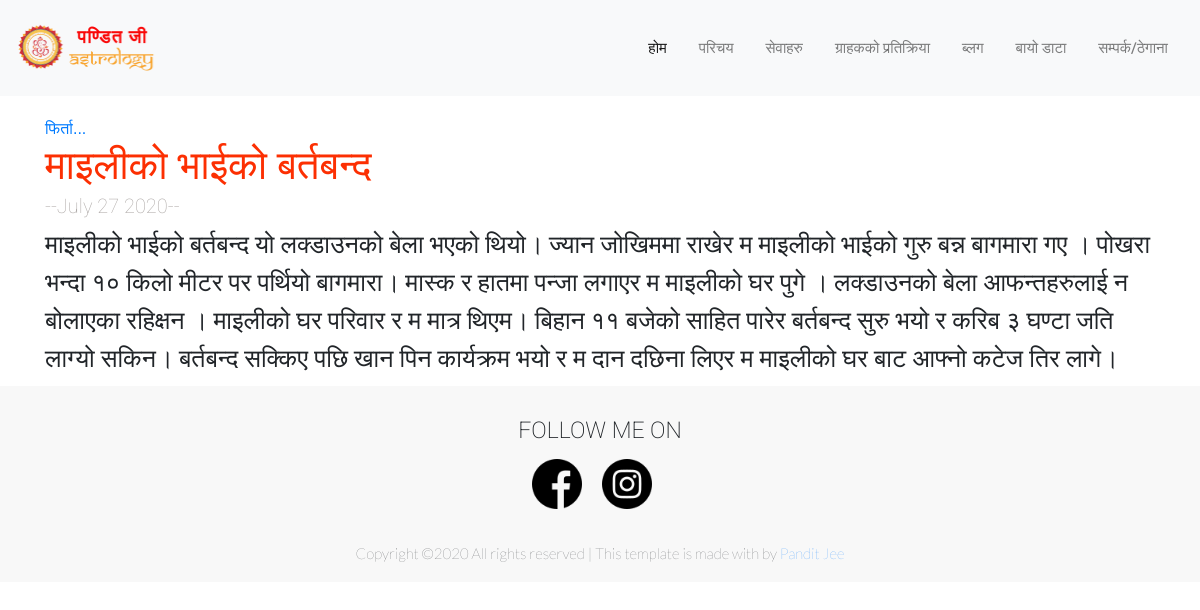
The app's page /blog/4/ with its own data.
### blog/models.py (models this page shows, shortened)
class Blog(models.Model):
    title = models.CharField(max_length= 100)
    date = models.DateField()
    description = models.TextField()

### blog/views.py (the view)
# urls.py: path('<int:blog_id>/', views.detail_blog, name="detail"),
def detail_blog(request, blog_id):
    instance = get_object_or_404(Blog, pk= blog_id)
    return render(request, 'blog/detail.html', {'instance': instance})

### blog/templates/blog/detail.html
{% extends 'portfolio/base.html' %}
{% block content %}
<div class="container blog-detail">
    <a href="{% url 'blog:all_blog' %}">फिर्ता...</a>
    <h1>{{instance.title}}</h1>
    <h2>--{{instance.date|date:"F j Y"}}--</h2>
    <h3>{{instance.description}}</h3>
</div>
{% endblock %}

### portfolio/static/portfolio/css/base_style.css (style rules this page uses)
:root { --roboto: 'Roboto', sans-serif; --lato: 'Lato', sans-serif; --primary-color: #4458dc; --primary-color2: #854fee; --title-color: #141313; --text-color: #777777; --border-color: #201f1f17; --gradient-color: linear-gradient(90deg, #4458dc 0%, #854fee 100%); --shadow-color: 0px 10px 30px rgba(118, 85, 225, 0.3); --box-shadow: 0px 10px 30px rgba(57, 56, 61, 0.205); }
body { font: normal var(--roboto); }

### blog/static/blog/css/blog_style.css (style rules this page uses)
:root { --roboto: 'Roboto', sans-serif; --lato: 'Lato', sans-serif; }
body .blog-detail { padding-top: 1.5rem; }
body .blog-detail h1 { font: normal 500 40px/40px var(--roboto); color: #FC2F02; padding-top: 0.5rem; }
body .blog-detail h2 { font: normal 100 20px var(--roboto); color: #ACA7A5; }
body .blog-detail h3 { font: normal 350 25px/38px var(--roboto); }

### portfolio/static/portfolio/css/contact-css.css (style rules this page uses)
:root { --roboto: 'Roboto', sans-serif; --lato: 'Lato', sans-serif; }

### records on screen
Blog: title "माइलीको भाईको बर्तबन्द", date "July 27 2020", description "माइलीको भाईको बर्तबन्द यो लक्डाउनको बेला भएको थियो। ज्यान जोखिममा राखेर म माइलीको भाईको गुरु बन्न बागमारा गए । पोखरा भन्दा १० किलो मीटर पर पर्थियो बागमारा। मास्क र हातमा पन्जा लगाएर म माइलीको घर पुगे । लक्डाउनको बेला आफन्तहरुलाई न बोलाएका रहिक्षन । माइलीको घर परिवार र म मात्र थिएम। बिहान ११ बजेको साहित पारेर बर्तबन्द सुरु भयो र करिब ३ घण्टा जति लाग्यो सकिन। बर्तबन्द सक्किए पछि खान पिन कार्यक्रम भयो र म दान दछिना लिएर म माइलीको घर बाट आफ्नो कटेज तिर लागे।"
